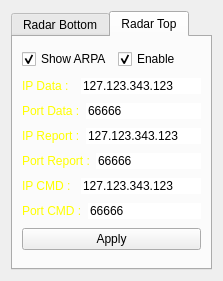
<?xml version="1.0" encoding="UTF-8"?>
<ui version="4.0">
 <class>DialogRadar</class>
 <widget class="QDialog" name="DialogRadar">
  <property name="geometry">
   <rect>
    <x>0</x>
    <y>0</y>
    <width>223</width>
    <height>281</height>
   </rect>
  </property>
  <property name="windowTitle">
   <string>Radar Settings</string>
  </property>
  <layout class="QGridLayout" name="gridLayout">
   <item row="0" column="0">
    <widget class="QTabWidget" name="tabWidget">
     <property name="styleSheet">
      <string notr="true">QTableBar::tab {
	color:black;
}</string>
     </property>
     <property name="currentIndex">
      <number>1</number>
     </property>
     <widget class="QWidget" name="tabRBottom">
      <attribute name="title">
       <string>Radar Bottom</string>
      </attribute>
      <layout class="QVBoxLayout" name="verticalLayout">
       <item>
        <layout class="QVBoxLayout" name="verticalLayout_3">
         <item>
          <layout class="QHBoxLayout" name="horizontalLayout_14">
           <item>
            <widget class="QCheckBox" name="checkBoxShowARPABottom">
             <property name="text">
              <string>Show ARPA</string>
             </property>
             <property name="checked">
              <bool>true</bool>
             </property>
            </widget>
           </item>
           <item>
            <widget class="QCheckBox" name="checkBoxEnableBottom">
             <property name="text">
              <string>Enable</string>
             </property>
             <property name="checked">
              <bool>true</bool>
             </property>
            </widget>
           </item>
          </layout>
         </item>
        </layout>
       </item>
       <item>
        <layout class="QHBoxLayout" name="horizontalLayout">
         <item>
          <widget class="QLabel" name="label_6">
           <property name="styleSheet">
            <string notr="true">color: rgb(255, 255, 0);</string>
           </property>
           <property name="text">
            <string>IP Data :</string>
           </property>
          </widget>
         </item>
         <item>
          <widget class="QLineEdit" name="lineEditIPDataBottom">
           <property name="maximumSize">
            <size>
             <width>120</width>
             <height>16777215</height>
            </size>
           </property>
           <property name="inputMask">
            <string>000.000.000.000</string>
           </property>
           <property name="text">
            <string>127.123.343.123</string>
           </property>
           <property name="maxLength">
            <number>15</number>
           </property>
           <property name="frame">
            <bool>false</bool>
           </property>
          </widget>
         </item>
        </layout>
       </item>
       <item>
        <layout class="QHBoxLayout" name="horizontalLayout_2">
         <item>
          <widget class="QLabel" name="label_7">
           <property name="styleSheet">
            <string notr="true">color: rgb(255, 255, 0);</string>
           </property>
           <property name="text">
            <string>Port Data :</string>
           </property>
          </widget>
         </item>
         <item>
          <widget class="QLineEdit" name="lineEditPortDataBottom">
           <property name="maximumSize">
            <size>
             <width>120</width>
             <height>16777215</height>
            </size>
           </property>
           <property name="text">
            <string>66666</string>
           </property>
           <property name="maxLength">
            <number>5</number>
           </property>
           <property name="frame">
            <bool>false</bool>
           </property>
          </widget>
         </item>
        </layout>
       </item>
       <item>
        <layout class="QHBoxLayout" name="horizontalLayout_3">
         <item>
          <widget class="QLabel" name="label_9">
           <property name="styleSheet">
            <string notr="true">color: rgb(255, 255, 0);</string>
           </property>
           <property name="text">
            <string>IP Report :</string>
           </property>
          </widget>
         </item>
         <item>
          <widget class="QLineEdit" name="lineEditIPReportBottom">
           <property name="maximumSize">
            <size>
             <width>120</width>
             <height>16777215</height>
            </size>
           </property>
           <property name="inputMask">
            <string>000.000.000.000</string>
           </property>
           <property name="text">
            <string>127.123.343.123</string>
           </property>
           <property name="maxLength">
            <number>15</number>
           </property>
           <property name="frame">
            <bool>false</bool>
           </property>
          </widget>
         </item>
        </layout>
       </item>
       <item>
        <layout class="QHBoxLayout" name="horizontalLayout_4">
         <item>
          <widget class="QLabel" name="label_8">
           <property name="styleSheet">
            <string notr="true">color: rgb(255, 255, 0);</string>
           </property>
           <property name="text">
            <string>Port Report :</string>
           </property>
          </widget>
         </item>
         <item>
          <widget class="QLineEdit" name="lineEditPortReportBottom">
           <property name="maximumSize">
            <size>
             <width>120</width>
             <height>16777215</height>
            </size>
           </property>
           <property name="text">
            <string>66666</string>
           </property>
           <property name="maxLength">
            <number>5</number>
           </property>
           <property name="frame">
            <bool>false</bool>
           </property>
          </widget>
         </item>
        </layout>
       </item>
       <item>
        <layout class="QHBoxLayout" name="horizontalLayout_5">
         <item>
          <widget class="QLabel" name="label_11">
           <property name="styleSheet">
            <string notr="true">color: rgb(255, 255, 0);</string>
           </property>
           <property name="text">
            <string>IP CMD :</string>
           </property>
          </widget>
         </item>
         <item>
          <widget class="QLineEdit" name="lineEditIPcmdBottom">
           <property name="maximumSize">
            <size>
             <width>120</width>
             <height>16777215</height>
            </size>
           </property>
           <property name="inputMask">
            <string>000.000.000.000</string>
           </property>
           <property name="text">
            <string>127.123.343.123</string>
           </property>
           <property name="maxLength">
            <number>15</number>
           </property>
           <property name="frame">
            <bool>false</bool>
           </property>
          </widget>
         </item>
        </layout>
       </item>
       <item>
        <layout class="QHBoxLayout" name="horizontalLayout_6">
         <item>
          <widget class="QLabel" name="label_10">
           <property name="styleSheet">
            <string notr="true">color: rgb(255, 255, 0);</string>
           </property>
           <property name="text">
            <string>Port CMD :</string>
           </property>
          </widget>
         </item>
         <item>
          <widget class="QLineEdit" name="lineEditPortcmdBottom">
           <property name="maximumSize">
            <size>
             <width>120</width>
             <height>16777215</height>
            </size>
           </property>
           <property name="text">
            <string>66666</string>
           </property>
           <property name="maxLength">
            <number>5</number>
           </property>
           <property name="frame">
            <bool>false</bool>
           </property>
          </widget>
         </item>
        </layout>
       </item>
       <item>
        <widget class="QPushButton" name="pushButtonApplyBottom">
         <property name="enabled">
          <bool>true</bool>
         </property>
         <property name="styleSheet">
          <string notr="true"/>
         </property>
         <property name="text">
          <string>Apply</string>
         </property>
        </widget>
       </item>
      </layout>
     </widget>
     <widget class="QWidget" name="tabRTop">
      <attribute name="title">
       <string>Radar Top</string>
      </attribute>
      <layout class="QVBoxLayout" name="verticalLayout_2">
       <item>
        <layout class="QVBoxLayout" name="verticalLayout_4">
         <item>
          <layout class="QHBoxLayout" name="horizontalLayout_15">
           <item>
            <widget class="QCheckBox" name="checkBoxShowARPATop">
             <property name="text">
              <string>Show ARPA</string>
             </property>
             <property name="checked">
              <bool>true</bool>
             </property>
            </widget>
           </item>
           <item>
            <widget class="QCheckBox" name="checkBoxEnableTop">
             <property name="text">
              <string>Enable</string>
             </property>
             <property name="checked">
              <bool>true</bool>
             </property>
            </widget>
           </item>
          </layout>
         </item>
        </layout>
       </item>
       <item>
        <layout class="QHBoxLayout" name="horizontalLayout_10">
         <item>
          <widget class="QLabel" name="label_15">
           <property name="styleSheet">
            <string notr="true">color: rgb(255, 255, 0);</string>
           </property>
           <property name="text">
            <string>IP Data :</string>
           </property>
          </widget>
         </item>
         <item>
          <widget class="QLineEdit" name="lineEditIPDataTop">
           <property name="maximumSize">
            <size>
             <width>120</width>
             <height>16777215</height>
            </size>
           </property>
           <property name="inputMask">
            <string>000.000.000.000</string>
           </property>
           <property name="text">
            <string>127.123.343.123</string>
           </property>
           <property name="maxLength">
            <number>15</number>
           </property>
           <property name="frame">
            <bool>false</bool>
           </property>
          </widget>
         </item>
        </layout>
       </item>
       <item>
        <layout class="QHBoxLayout" name="horizontalLayout_9">
         <item>
          <widget class="QLabel" name="label_14">
           <property name="styleSheet">
            <string notr="true">color: rgb(255, 255, 0);</string>
           </property>
           <property name="text">
            <string>Port Data :</string>
           </property>
          </widget>
         </item>
         <item>
          <widget class="QLineEdit" name="lineEditPortDataTop">
           <property name="maximumSize">
            <size>
             <width>120</width>
             <height>16777215</height>
            </size>
           </property>
           <property name="text">
            <string>66666</string>
           </property>
           <property name="maxLength">
            <number>5</number>
           </property>
           <property name="frame">
            <bool>false</bool>
           </property>
          </widget>
         </item>
        </layout>
       </item>
       <item>
        <layout class="QHBoxLayout" name="horizontalLayout_7">
         <item>
          <widget class="QLabel" name="label_12">
           <property name="styleSheet">
            <string notr="true">color: rgb(255, 255, 0);</string>
           </property>
           <property name="text">
            <string>IP Report :</string>
           </property>
          </widget>
         </item>
         <item>
          <widget class="QLineEdit" name="lineEditIPReportTop">
           <property name="maximumSize">
            <size>
             <width>120</width>
             <height>16777215</height>
            </size>
           </property>
           <property name="inputMask">
            <string>000.000.000.000</string>
           </property>
           <property name="text">
            <string>127.123.343.123</string>
           </property>
           <property name="maxLength">
            <number>15</number>
           </property>
           <property name="frame">
            <bool>false</bool>
           </property>
          </widget>
         </item>
        </layout>
       </item>
       <item>
        <layout class="QHBoxLayout" name="horizontalLayout_8">
         <item>
          <widget class="QLabel" name="label_13">
           <property name="styleSheet">
            <string notr="true">color: rgb(255, 255, 0);</string>
           </property>
           <property name="text">
            <string>Port Report :</string>
           </property>
          </widget>
         </item>
         <item>
          <widget class="QLineEdit" name="lineEditPortReportTop">
           <property name="maximumSize">
            <size>
             <width>120</width>
             <height>16777215</height>
            </size>
           </property>
           <property name="text">
            <string>66666</string>
           </property>
           <property name="maxLength">
            <number>5</number>
           </property>
           <property name="frame">
            <bool>false</bool>
           </property>
          </widget>
         </item>
        </layout>
       </item>
       <item>
        <layout class="QHBoxLayout" name="horizontalLayout_11">
         <item>
          <widget class="QLabel" name="label_16">
           <property name="styleSheet">
            <string notr="true">color: rgb(255, 255, 0);</string>
           </property>
           <property name="text">
            <string>IP CMD :</string>
           </property>
          </widget>
         </item>
         <item>
          <widget class="QLineEdit" name="lineEditIPcmdTop">
           <property name="maximumSize">
            <size>
             <width>120</width>
             <height>16777215</height>
            </size>
           </property>
           <property name="inputMask">
            <string>000.000.000.000</string>
           </property>
           <property name="text">
            <string>127.123.343.123</string>
           </property>
           <property name="maxLength">
            <number>15</number>
           </property>
           <property name="frame">
            <bool>false</bool>
           </property>
          </widget>
         </item>
        </layout>
       </item>
       <item>
        <layout class="QHBoxLayout" name="horizontalLayout_12">
         <item>
          <widget class="QLabel" name="label_17">
           <property name="styleSheet">
            <string notr="true">color: rgb(255, 255, 0);</string>
           </property>
           <property name="text">
            <string>Port CMD :</string>
           </property>
          </widget>
         </item>
         <item>
          <widget class="QLineEdit" name="lineEditPortcmdTop">
           <property name="maximumSize">
            <size>
             <width>120</width>
             <height>16777215</height>
            </size>
           </property>
           <property name="text">
            <string>66666</string>
           </property>
           <property name="maxLength">
            <number>5</number>
           </property>
           <property name="frame">
            <bool>false</bool>
           </property>
          </widget>
         </item>
        </layout>
       </item>
       <item>
        <widget class="QPushButton" name="pushButtonApplyTop">
         <property name="enabled">
          <bool>true</bool>
         </property>
         <property name="styleSheet">
          <string notr="true"/>
         </property>
         <property name="text">
          <string>Apply</string>
         </property>
        </widget>
       </item>
      </layout>
     </widget>
    </widget>
   </item>
  </layout>
 </widget>
 <resources/>
 <connections/>
</ui>
